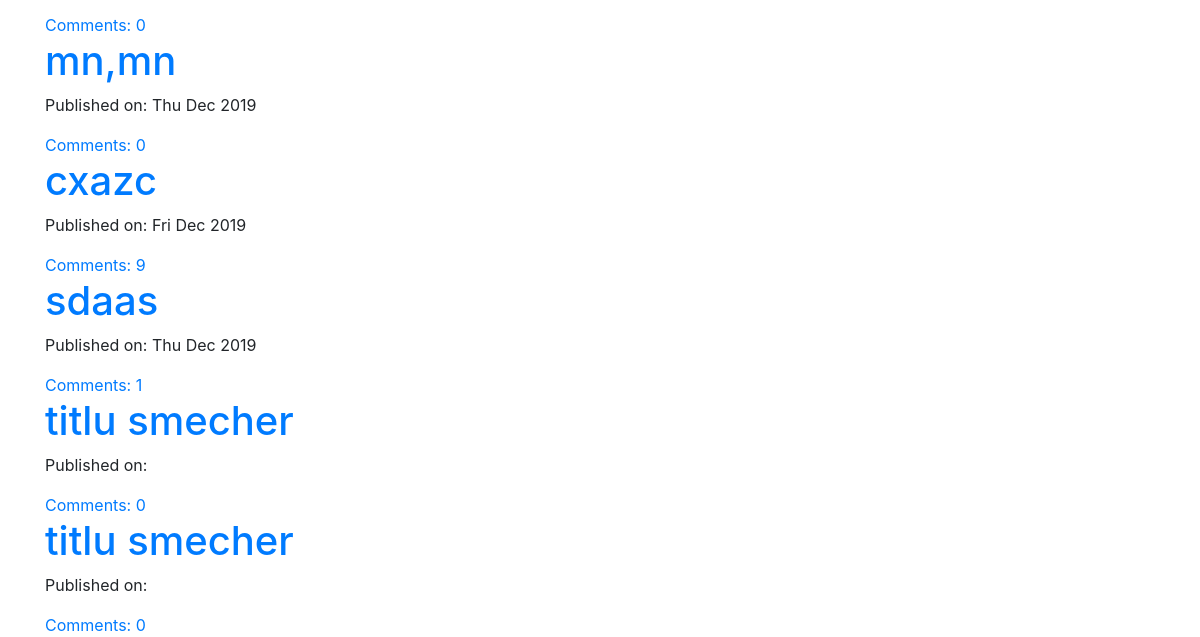
The app's page / (lower part), older data.
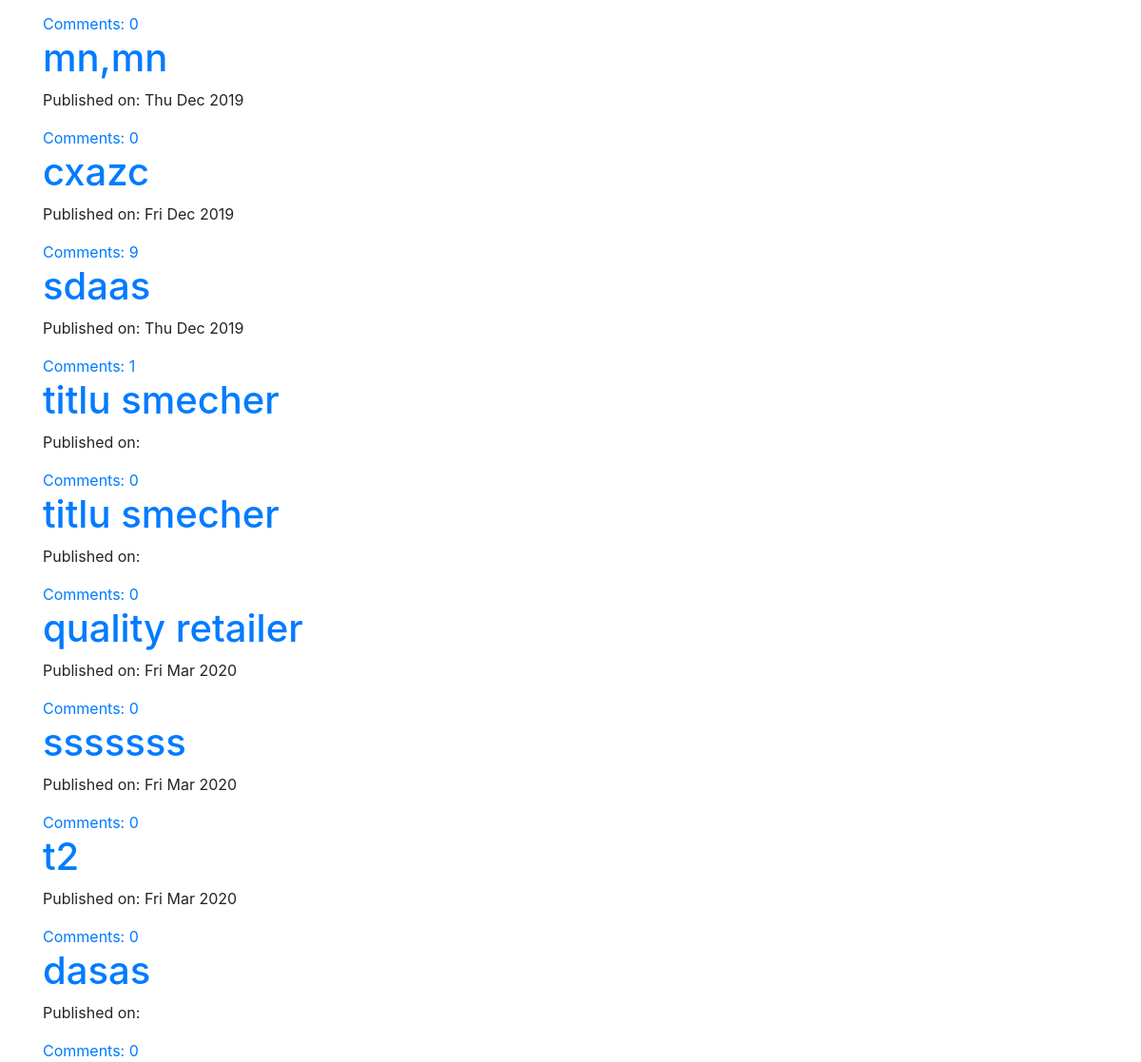
The same page, newer data.
### blog/models.py (models this page shows, shortened)
class Post(models.Model):
    author = models.ForeignKey('auth.User',on_delete=models.CASCADE)  # FK spre modelul auth.User (autentificarea userilor in admin)
    title = models.CharField(max_length=200)                          # FK-ul este cel ce  umple capul Author cu valori selectabile la crearea unui nou post
    text = models.TextField()
    created_date = models.DateTimeField(default=timezone.now)
    published_date = models.DateTimeField(blank=True, null=True)
    def approved_comments(self):  # afiseaza lista de commentarii aprobate -- filter |  vezi post_list_html
        return self.comments.filter(approved_comment=True) # poti folosi self.comments deoarece Comment are FK in Post iar comments este "related_name-ul" de mai jos!

### blog/views.py (the view)
# urls.py: path('',views.PostListView.as_view(),name='post_list'),
class PostListView(ListView):              # Template default suffix is _list (post_list.html)
    model = Post

### blog/templates/blog/post_list.html
{% extends 'blog/base.html' %}
{% block content %}
<div class="centerstage">
    {% for post in post_list %}
        <div class="post">
            <h1><a href="{% url 'post_detail' pk=post.pk %}">{{ post.title }}</a></h1>
            <div class="date">
                <p>Published on: {{ post.published_date|date:"D M Y"}}</p>
            </div>
            <a href="{% url 'post_detail' pk=post.pk %}">Comments: {{ post.approved_comments.count }}</a>
             </div>
    {% endfor %}
</div>
{% endblock %}

Row changes from the older to the newer data that the page shows:
added Post: title "quality retailer", published_date "Fri Mar 2020", approved_comments.count "0"
added Post: title "sssssss", published_date "Fri Mar 2020", approved_comments.count "0"
added Post: title "t2", published_date "Fri Mar 2020", approved_comments.count "0"
added Post: title "dasas", approved_comments.count "0"
